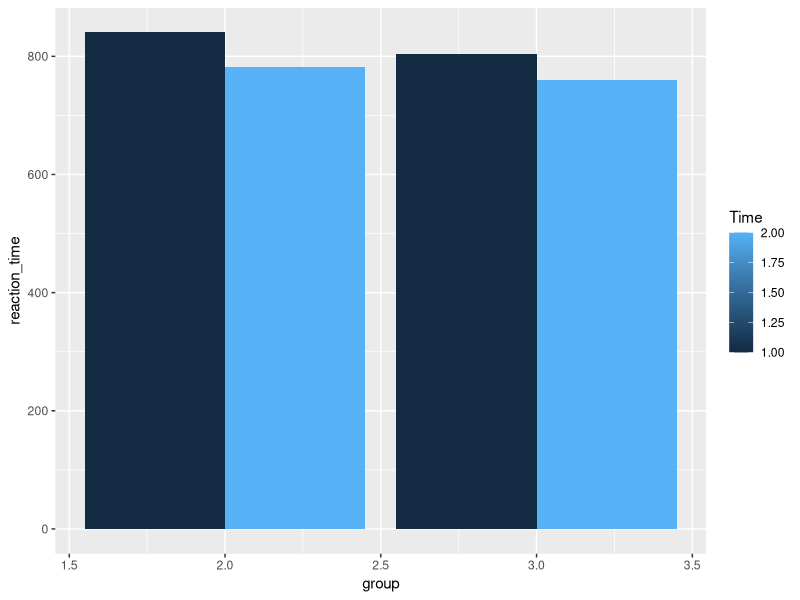

The R source for this figure:
## ---- chunk 1
library(data.table)
rftsample <- fread("CopyOfnogo_flowheart_R.csv")
## ---- chunk 2
library(dplyr)


exclude_IDS <- rftsample[is.na(rftsample$rt_go) == TRUE, ]$ID


reaction_time <- rftsample %>%
                    filter(ID %in% exclude_IDS == FALSE) %>%
                    group_by(group,Time) %>%
                    summarise(reaction_time = mean(rt_go))

library(ggplot2)

ggplot(reaction_time, aes(x=group,
                            y=reaction_time,
                            group=Time,
                            fill=Time))+
  geom_bar(stat="identity",position="dodge")

## ---- chunk 3
anova_data <- rftsample %>%
                    filter(ID %in% exclude_IDS == FALSE) %>%
                    mutate(ID = as.factor(ID),
                           group = as.factor(group),
                           Time = as.factor(Time))

aov.out <- aov(rt_go ~ group*Time + Error(ID/Time), anova_data)
summary(aov.out)
## ---- chunk 4
print(model.tables(aov.out,"means"), format="markdown")

